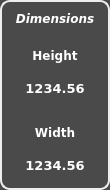
  <widget class="QWidget" name="widget_7" native="true">
   <property name="geometry">
    <rect>
     <x>685</x>
     <y>285</y>
     <width>110</width>
     <height>190</height>
    </rect>
   </property>
   <property name="font">
    <font>
     <family>DejaVu Sans</family>
    </font>
   </property>
   <property name="styleSheet">
    <string notr="true">QWidget {
border: 2px solid #eee;
border-top-left-radius:10px;
border-top-right-radius: 10px;
border-bottom-right-radius: 10px;
border-bottom-left-radius: 10px;
background: rgb(74,74,74);
}

QLineEdit {
border-radius: 10px;
border: 2px solid #ffffff;
background-color: #f3f5f6;
}

QLabel {
color: white;
border: none;
background-color: transparent;
}</string>
   </property>
   <property name="PasswordLevel" stdset="0">
    <number>0</number>
   </property>
   <property name="Hide" stdset="0">
    <bool>true</bool>
   </property>
   <layout class="QVBoxLayout" name="verticalLayout_7">
    <property name="spacing">
     <number>5</number>
    </property>
    <property name="margin">
     <number>5</number>
    </property>
    <item>
     <widget class="QLabel" name="label_11">
      <property name="font">
       <font>
        <family>DejaVu Sans</family>
        <weight>75</weight>
        <italic>true</italic>
        <bold>true</bold>
       </font>
      </property>
      <property name="text">
       <string>Dimensions</string>
      </property>
      <property name="alignment">
       <set>Qt::AlignCenter</set>
      </property>
      <property name="PasswordLevel" stdset="0">
       <number>0</number>
      </property>
      <property name="Hide" stdset="0">
       <bool>true</bool>
      </property>
     </widget>
    </item>
    <item>
     <widget class="QLabel" name="label_10">
      <property name="font">
       <font>
        <family>DejaVu Sans</family>
        <pointsize>9</pointsize>
        <weight>75</weight>
        <bold>true</bold>
       </font>
      </property>
      <property name="styleSheet">
       <string notr="true">color: white;</string>
      </property>
      <property name="frameShape">
       <enum>QFrame::StyledPanel</enum>
      </property>
      <property name="text">
       <string>Height</string>
      </property>
      <property name="alignment">
       <set>Qt::AlignBottom|Qt::AlignHCenter</set>
      </property>
      <property name="PasswordLevel" stdset="0">
       <number>0</number>
      </property>
      <property name="Hide" stdset="0">
       <bool>true</bool>
      </property>
     </widget>
    </item>
    <item>
     <widget class="QHmiLabel" name="qHmiLabel_22">
      <property name="sizePolicy">
       <sizepolicy hsizetype="MinimumExpanding" vsizetype="Fixed">
        <horstretch>0</horstretch>
        <verstretch>0</verstretch>
       </sizepolicy>
      </property>
      <property name="minimumSize">
       <size>
        <width>50</width>
        <height>40</height>
       </size>
      </property>
      <property name="font">
       <font>
        <family>DejaVu Sans</family>
        <pointsize>10</pointsize>
        <weight>75</weight>
        <bold>true</bold>
       </font>
      </property>
      <property name="text">
       <string>1234.56</string>
      </property>
      <property name="alignment">
       <set>Qt::AlignCenter</set>
      </property>
      <property name="fieldName">
       <cstring>RES1__POU_SLOW_CNC.R_SIZE_Y</cstring>
      </property>
      <property name="decimalCount">
       <cstring>2</cstring>
      </property>
      <property name="readOnly" stdset="0">
       <bool>true</bool>
      </property>
      <property name="PasswordLevel" stdset="0">
       <number>0</number>
      </property>
      <property name="Hide" stdset="0">
       <bool>true</bool>
      </property>
      <property name="Min value" stdset="0">
       <cstring></cstring>
      </property>
      <property name="Max value" stdset="0">
       <cstring></cstring>
      </property>
     </widget>
    </item>
    <item>
     <widget class="QLabel" name="label_9">
      <property name="font">
       <font>
        <family>DejaVu Sans</family>
        <pointsize>9</pointsize>
        <weight>75</weight>
        <bold>true</bold>
       </font>
      </property>
      <property name="styleSheet">
       <string notr="true">color: white;</string>
      </property>
      <property name="frameShape">
       <enum>QFrame::StyledPanel</enum>
      </property>
      <property name="text">
       <string>Width</string>
      </property>
      <property name="alignment">
       <set>Qt::AlignBottom|Qt::AlignHCenter</set>
      </property>
      <property name="PasswordLevel" stdset="0">
       <number>0</number>
      </property>
      <property name="Hide" stdset="0">
       <bool>true</bool>
      </property>
     </widget>
    </item>
    <item>
     <widget class="QHmiLabel" name="qHmiLabel_21">
      <property name="sizePolicy">
       <sizepolicy hsizetype="MinimumExpanding" vsizetype="Fixed">
        <horstretch>0</horstretch>
        <verstretch>0</verstretch>
       </sizepolicy>
      </property>
      <property name="minimumSize">
       <size>
        <width>50</width>
        <height>40</height>
       </size>
      </property>
      <property name="font">
       <font>
        <family>DejaVu Sans</family>
        <pointsize>10</pointsize>
        <weight>75</weight>
        <bold>true</bold>
       </font>
      </property>
      <property name="text">
       <string>1234.56</string>
      </property>
      <property name="alignment">
       <set>Qt::AlignCenter</set>
      </property>
      <property name="fieldName">
       <cstring>RES1__POU_SLOW_CNC.R_SIZE_X</cstring>
      </property>
      <property name="decimalCount">
       <cstring>2</cstring>
      </property>
      <property name="inputMask" stdset="0">
       <string/>
      </property>
      <property name="readOnly" stdset="0">
       <bool>true</bool>
      </property>
      <property name="PasswordLevel" stdset="0">
       <number>0</number>
      </property>
      <property name="Hide" stdset="0">
       <bool>true</bool>
      </property>
      <property name="Min value" stdset="0">
       <cstring></cstring>
      </property>
      <property name="Max value" stdset="0">
       <cstring></cstring>
      </property>
     </widget>
    </item>
   </layout>
  </widget>
